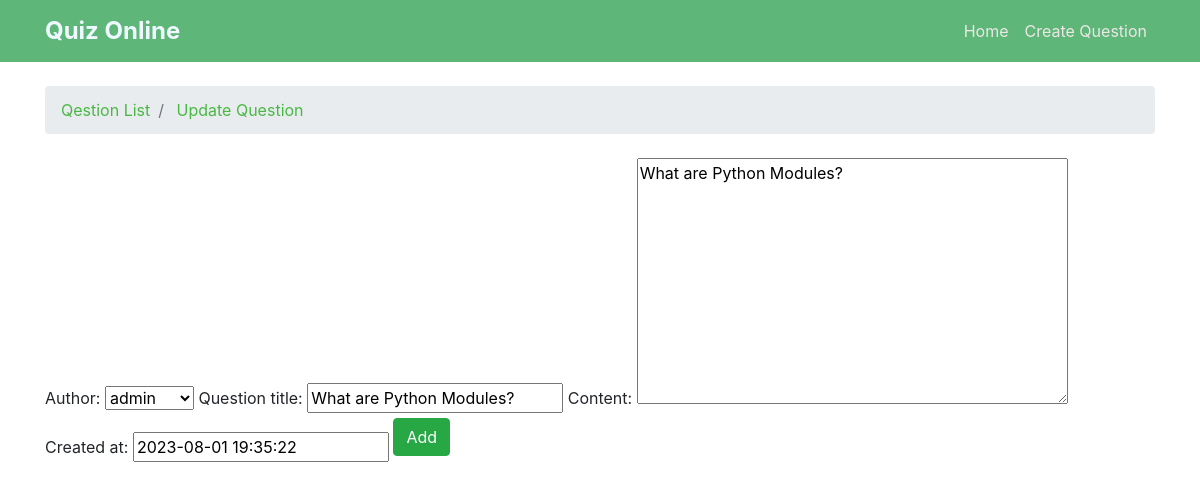
The app's page /16/update with its own data.
### quiz_app/models.py (models this page shows, shortened)
class Question(models.Model):
    author = models.ForeignKey(User, on_delete=models.CASCADE)
    question_title = models.CharField(max_length=100)
    content = models.TextField(max_length=1000)
    tags = TaggableManager()
    created_at = models.DateTimeField(default=timezone.now)

### quiz_app/views.py (the view)
# urls.py: path('<int:pk>/update', Question_Update.as_view()),
class Question_Update(UpdateView):
    model = Question
    fields = '__all__'
    success_url = '/'
    template_name = 'quiz_app/Quetion_update.html'

### quiz_app/templates/quiz_app/Quetion_update.html (shortened to what this page needs)
{% extends 'base.html' %}
{% load bootstrap %}
{% block breadcrumb %}
    <li class="breadcrumb-item active"> <a href="/">Qestion List</a></li>
    <li class="breadcrumb-item active"> <a href="">Update Question</a></li>
{%endblock%}
{% block content %}
<form method="post">
    {{ form|bootstrap_horizontal:'col-lg-6' }}
    <button type="submit" class="btn btn-success mb-4" >Add</button>
</form>
{% endblock %}

### quiz_app/templates/base.html (style rules this page uses)
.breadcrumb-item { display: inline-block; }
.breadcrumb-item a { text-decoration: none; color: #49b843; }
.breadcrumb-item.active { color: #333; }
.breadcrumb-item:not(:last-child)::after { margin: 0 5px; color: #999; }

### records on screen
Question: author "admin", question_title "What are Python Modules?", content "What are Python Modules?", created_at "2023-08-01 19:35:22"
